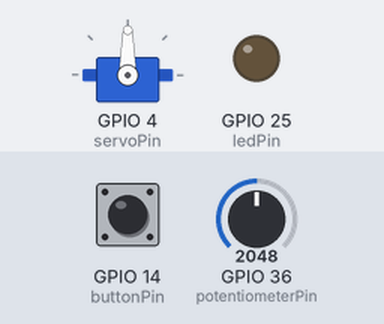
Bench run of a sketch on a simulated ESP32. Parts: servo, output pins drawn as LEDs (lit = HIGH). The test bench sets the inputs (shaded band); at power-on: GPIO 36 (potentiometerPin) = 2048, GPIO 14 (buttonPin) HIGH.

Above: at 1.4 s.
1.5 s: GPIO 36 (potentiometerPin) set to 2866
At 2.2 s:
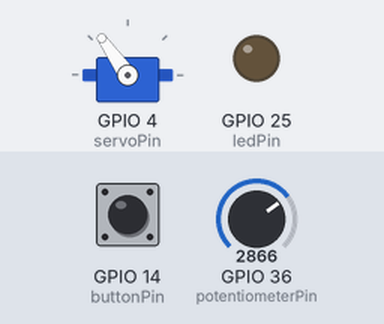
3.0 s: GPIO 14 (buttonPin) pulled LOW for 0.15 s
At 3.4 s:
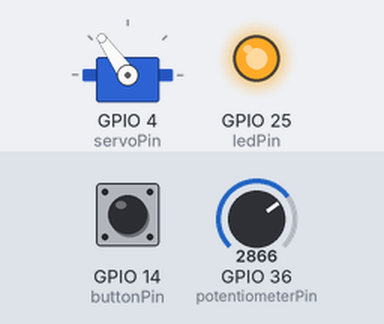
6.1 s: GPIO 36 (potentiometerPin) set to 3603
At 8.6 s:
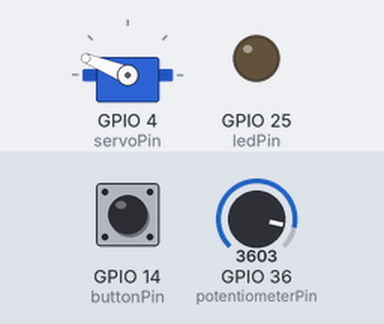
9.1 s: GPIO 36 (potentiometerPin) set to 4095
At 10.3 s:
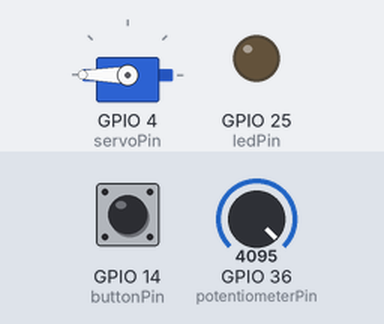
10.6 s: GPIO 14 (buttonPin) pulled LOW for 1 s
At 11.6 s:
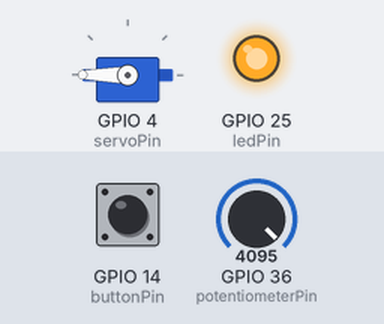
14.6 s: GPIO 36 (potentiometerPin) set to 2047
At 16.8 s:
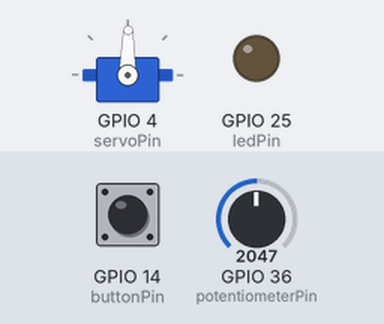
Timing chart, 0 to 18.1 s (numbered marks = the images above; inputs shaded):
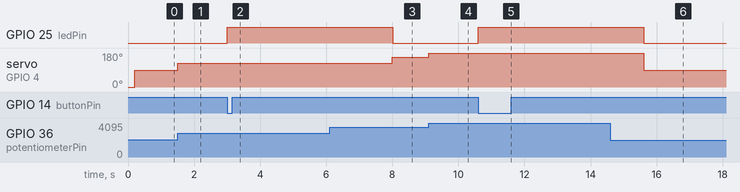

The sketch:

Control_Servo_Led.ino
```cpp
/*
 * Filename: Control_Servo_Led
 * Function: control servo rotation and LED
 * Compiling IDE：ARDUINO 2.3.3
 * Author: https://www.keyestudio.com/
*/
#include <ESP32Servo.h>

const int servoPin = 4;  // set servo pin to IO4
Servo myservo;  //create servo object to control servo

const int ledPin = 25; // set LED pin to IO25

const int buttonPin = 14; // set button pin to IO14
const int potentiometerPin = 36;  // set potentiometer pin to IO36

int val1 = 0;   // Store button values
int val2 = 0;   // set val2 to 0

void setup() {
  pinMode(potentiometerPin, INPUT);    // set potentiometer pin to input
  pinMode(buttonPin, INPUT);    // set button pin to input
  pinMode(ledPin, OUTPUT); // set ledpin to output
  myservo.attach(servoPin);  // set servo pin to IO4
  myservo.write(0); // servo roattes 0°
  delay(200); // delay 200ms
}

void loop() {
  val1 = digitalRead(buttonPin);  //read button value and assign it to val1
  if (val1 == 0) {       //when the button is pressed, read low
    digitalWrite(ledPin, HIGH); // LED on
    delay(5000);  // delay 5000ms
  }
  else {
    digitalWrite(ledPin, LOW); // LED off
  }
  val2 = analogRead(potentiometerPin);    //read potentiometer analog values
  myservo.write((map(val2, 0, 4095, 0, 180)));   // map potentiometer analog values to servo position
  delay(5);   // delay 5ms to allow the servo rotates to the set position
}
```

Measured:
- after the input at 1.5 s, servo on GPIO 4 (servoPin): 90° → 125° at once
- after the input at 3.0 s, GPIO 25 (ledPin): LOW → HIGH at once
- after the input at 6.1 s, servo on GPIO 4 (servoPin): 125° → 158° after 1.9 s
- after the input at 9.1 s, servo on GPIO 4 (servoPin): 158° → 180° at once
- after the input at 10.6 s, GPIO 25 (ledPin): LOW → HIGH at once
- after the input at 14.6 s, servo on GPIO 4 (servoPin): 180° → 89° after 1.0 s
